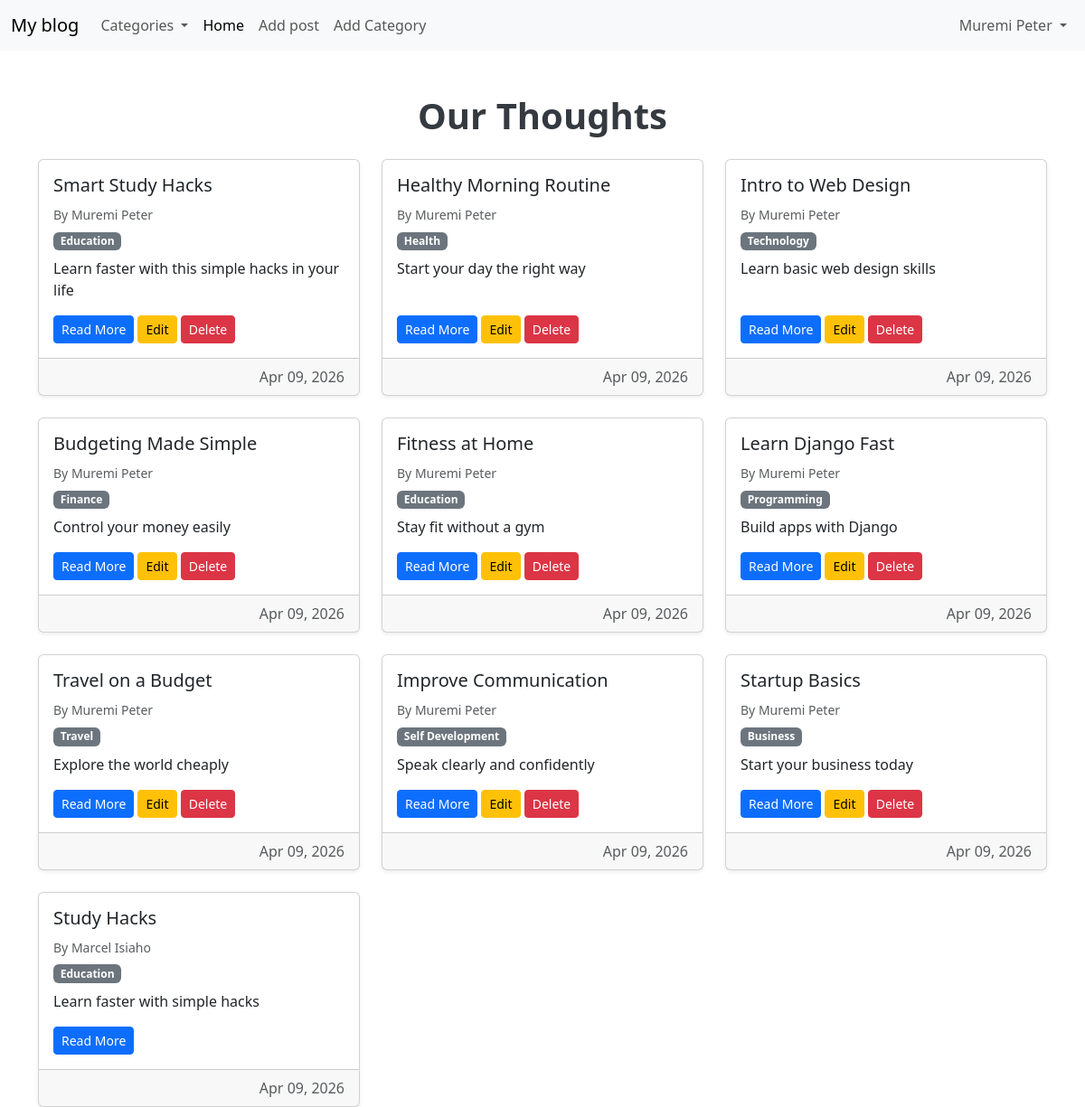
Screenshot of / (signed in) with the database file from the repository.
### blog/models.py (models this page shows, shortened)
class Post(models.Model):
    title = models.CharField(max_length=30)
    header_image = models.ImageField(null=True, blank=True, upload_to="images/")
    title_tag = models.CharField(max_length=30)
    author = models.ForeignKey(User, on_delete=models.CASCADE)
    body = RichTextField(blank=True, null=True)
    post_date = models.DateField(auto_now_add=True)
    category = models.CharField(max_length=20)
    snippet = models.CharField(max_length=48)
    likes = models.ManyToManyField(User, related_name='blog_posts')
    updated_at = models.DateTimeField(auto_now=True)  # <-- tracks last update

### blog/views.py (the view)
# urls.py: path('', HomeView.as_view(), name="home"),
class HomeView(ListView):
    model = Post
    template_name = "home.html"
    ordering = ["-post_date"]
    def get_context_data(self, *args, **kwargs):
        cat_menu = Category.objects.all()
        context = super(HomeView, self).get_context_data(*args, **kwargs)
        context["cat_menu"] = cat_menu
        return context

### blog/models.py (called while the page is built)
    def __str__(self):
        return self.name

### blog/templates/home.html (shortened to what this page needs)
{% extends 'base.html' %}
{% block content %}
<div class="container mt-5">
    <h1 class="text-center mb-4" style="color:#343a40; font-weight:700;">Our Thoughts</h1>
    <div class="row g-4">
        {% for post in object_list %}
        <div class="col-md-6 col-lg-4">
            <div class="card h-100 shadow-sm d-flex flex-column">
                <div class="card-body d-flex flex-column">
                    <h5 class="card-title">{{ post.title }}</h5>
                    <p class="text-muted mb-1">
                        <small>
                            By {{ post.author.first_name }} {{ post.author.last_name }}
                        </small>
                    </p>
                    <a href="{% url 'category' post.category %}" style="text-decoration: none;">
                        <span class="badge bg-secondary mb-2">
                            {{ post.category }}
                        </span>
                    </a>
                    <p class="card-text" style="max-height: 80px; overflow: hidden;">
                        {{ post.snippet }}
                    </p>
                    <div class="mt-auto">
                        <a href="{% url 'article_detail' post.pk %}" class="btn btn-primary btn-sm">Read More</a>
                        {% if user.is_authenticated and user.id == post.author.id %}
                        <a href="{% url 'update_post' post.pk %}" class="btn btn-warning btn-sm">Edit</a>
                        <a href="{% url 'delete_post' post.pk %}" class="btn btn-danger btn-sm">Delete</a>
                        {% endif %}
                    </div>
                </div>
                <div class="card-footer text-muted text-end">
                    <smal>
                        {{ post.post_date|date:"M d, Y" }}
                    </smal>
                </div>
            </div>
        </div>
        {% endfor %}
    </div>
</div>
{% endblock %}

### blog/templates/base.html (shortened to what this page needs)
<!doctype html>
<html lang="en">
<head>
    <link href="https://cdn.jsdelivr.net/npm/bootstrap@5.3.8/dist/css/bootstrap.min.css" rel="stylesheet">
</head>
<body>
    <nav class="navbar navbar-expand-lg bg-body-tertiary">
        <div class="container-fluid">
            <a class="navbar-brand" href="{% url 'home' %}">My blog</a>
            <div class="collapse navbar-collapse" id="navbarSupportedContent">
                <ul class="navbar-nav me-auto mb-2 mb-lg-0">
                    {% if cat_menu %}
                    <li class="nav-item dropdown">
                        <a class="nav-link dropdown-toggle" href="#" data-bs-toggle="dropdown">
                            Categories
                        </a>
                    </li>
                    {% else %}
                    <li class="nav-item">
                        <a class="nav-link" href="{% url 'category-list' %}">Categories</a>
                    </li>
                    {% endif %}
                    {% if user.is_authenticated %}
                    <li class="nav-item">
                        <a class="nav-link active" href="{% url 'home' %}">Home</a>
                    </li>
                    <li class="nav-item">
                        <a class="nav-link" href="{% url 'add_post' %}">Add post</a>
                    </li>
                    <li class="nav-item">
                        <a class="nav-link" href="{% url 'add_category' %}">Add Category</a>
                    </li>
                    {% endif %}
                </ul>
                {% if user.is_authenticated %}
                <ul class="navbar-nav ms-auto">
                    <li class="nav-item dropdown">
                        <a class="nav-link dropdown-toggle" href="#" data-bs-toggle="dropdown">
                            {{ user.first_name}}
                            {{user.last_name}}
                        </a>
                    </li>
                </ul>
                {% endif %}
            </div>
        </div>
    </nav>
    {% block content %}
    {% endblock %}
</body>
</html>

### rows the page displays
Post: title "Smart Study Hacks", author.first_name "Muremi", author.last_name "Peter", category "Education", snippet "Learn faster with this simple hacks in your life", shows "Edit", post_date "Apr 09, 2026"
Post: title "Healthy Morning Routine", author.first_name "Muremi", author.last_name "Peter", category "Health", snippet "Start your day the right way", shows "Edit", post_date "Apr 09, 2026"
Post: title "Intro to Web Design", author.first_name "Muremi", author.last_name "Peter", category "Technology", snippet "Learn basic web design skills", shows "Edit", post_date "Apr 09, 2026"
Post: title "Budgeting Made Simple", author.first_name "Muremi", author.last_name "Peter", category "Finance", snippet "Control your money easily", shows "Edit", post_date "Apr 09, 2026"
Post: title "Fitness at Home", author.first_name "Muremi", author.last_name "Peter", category "Education", snippet "Stay fit without a gym", shows "Edit", post_date "Apr 09, 2026"
Post: title "Learn Django Fast", author.first_name "Muremi", author.last_name "Peter", category "Programming", snippet "Build apps with Django", shows "Edit", post_date "Apr 09, 2026"
Post: title "Travel on a Budget", author.first_name "Muremi", author.last_name "Peter", category "Travel", snippet "Explore the world cheaply", shows "Edit", post_date "Apr 09, 2026"
Post: title "Improve Communication", author.first_name "Muremi", author.last_name "Peter", category "Self Development", snippet "Speak clearly and confidently", shows "Edit", post_date "Apr 09, 2026"
Post: title "Startup Basics", author.first_name "Muremi", author.last_name "Peter", category "Business", snippet "Start your business today", shows "Edit", post_date "Apr 09, 2026"
Post: title "Study Hacks", author.first_name "Marcel", author.last_name "Isiaho", category "Education", snippet "Learn faster with simple hacks", post_date "Apr 09, 2026"

### other values shown
{{ user.first_name }} "Muremi"
{{ user.last_name }} "Peter"
